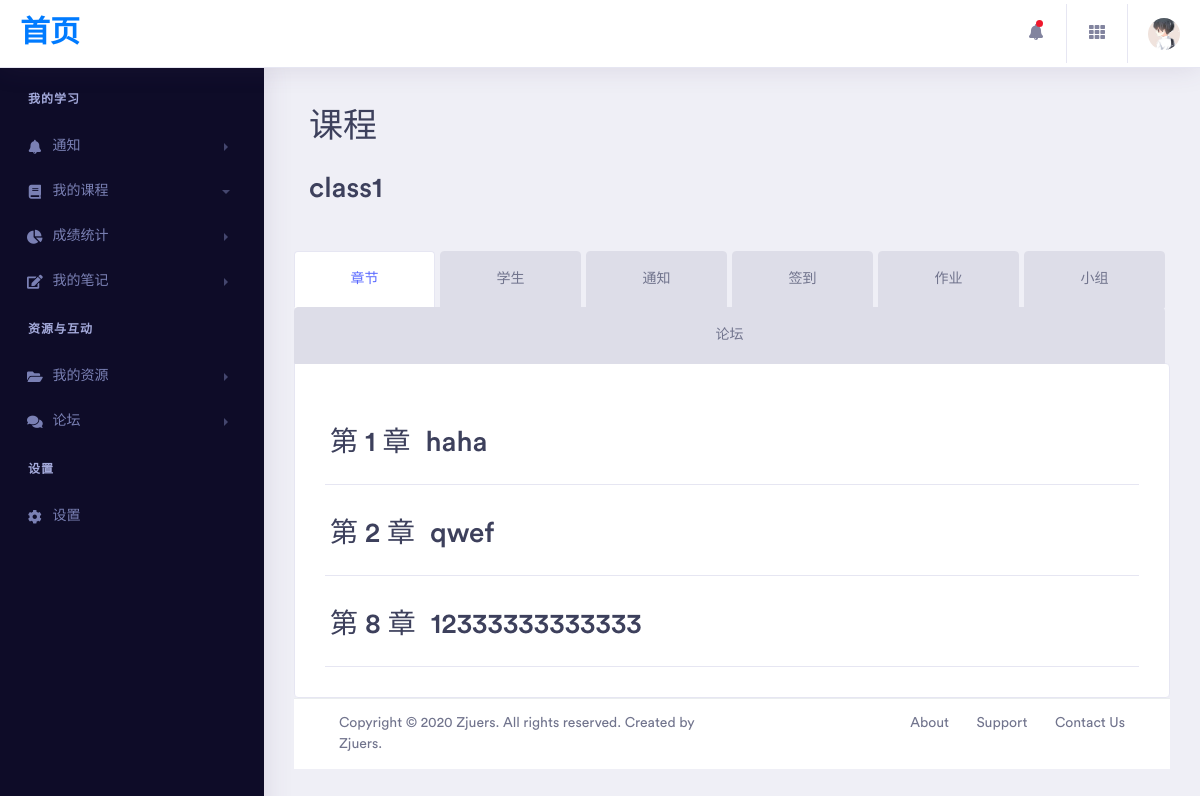
/studentClass/1/section/ (signed in), run on the app's committed database.
### db/models.py (models this page shows)
class Class(models.Model):
    class_name = models.CharField(max_length=200)
    create_date = models.DateTimeField(auto_now=True)
    info = models.TextField()
    teachers = models.ManyToManyField(
        Teacher,
        through='TeachMembership',
        through_fields=('class_id', 'teacher')
    )
    tas = models.ManyToManyField(
        TA,
        through='TAMembership',
        through_fields=('class_id', 'ta')
    )
    students = models.ManyToManyField(
        Student,
        through='StudentMembership',
        through_fields=('class_id', 'student'),
    )

class Section(models.Model):
    class_id = models.ForeignKey(Class, on_delete=models.CASCADE)
    number = models.IntegerField()
    name = models.CharField(max_length=50)
    info = models.TextField(max_length=50)
    files = models.ManyToManyField(
        File,
        through='SectionHasFile',
        through_fields=('section', 'file')
    )

### section/views.py (the view)
# urls.py: path('', section),
@login_required
def section(request, class_id):
    class_name = Class.objects.get(id=class_id).class_name
    sections = Section.objects.filter(class_id__id=class_id).all()
    length = len(sections)
    tmpSection = []
    for section in sections:
        tmpSection.append({
            'section_name': section.name,
            'number': section.number,
            'section_number':section.number
        })
    return render(request, "teacher/teacherClassSection.html", {
        "class_id": class_id,
        "section_lists": tmpSection,
        "class_name": class_name,
        "len": length,
        "isteacher": is_teacher_of(request.user.id, class_id),
    })

### utils/funcs.py (called while the page is built)
def is_teacher_of(user_id, class_id):
    try:
        cl = Class.objects.get(id=class_id)
        return Teacher.objects.get(id__id=user_id) in cl.teachers.all()
    except Exception as e:
        return False

### templates/teacher/teacherClassSection.html (shortened to what this page needs)
{% extends "commonTeacher.html" %}
{% block kk %}
    {% load static %}
        <div class="col-xl-12 col-lg-12 col-md-12 col-sm-12 col-12 mb-5">
            <div class="section-block">
                <h1 class="section-title">课程</h1>
                <br>
                <h2>{{ class_name }}</h2>
            </div>
        </div>
        <div class="tab-regular">
            <ul class="nav nav-tabs nav-fill">
                <li class="nav-item">
                    <a class="nav-link active" href="/teacherClass/{{ class_id }}/section/">章节</a>
                </li>
                <li class="nav-item">
                    <a class="nav-link" href="/teacherClass/{{ class_id }}/detail/">学生</a>
                </li>
                <li class="nav-item">
                    <a class="nav-link" href="/teacherClass/{{ class_id }}/notification/">通知</a>
                </li>
                <li class="nav-item">
                    <a class="nav-link" href="/teacherClass/{{ class_id }}/check/">签到</a>
                </li>
                <li class="nav-item">
                    <a class="nav-link" href="/teacherClass/{{ class_id }}/homework/">作业</a>
                </li>
                <li class="nav-item">
                    <a class="nav-link" href="/teacherClass/{{ class_id }}/group/" role="tab">小组</a>
                </li>
                <li class="nav-item">
                    <a class="nav-link" href="/teacherClass/{{ class_id }}/discuss/" role="tab">论坛</a>
                </li>
            </ul>
            <div class="tab-content" id="myTabContent7">
                {% for section in section_lists %}
                    <a href="/teacherClass/{{ class_id }}/section/detail/{{ section.number }}/">
                        <br>
                        <div class="card-header" >
                            <h2 class="row">
                                <div>
                                    第 {{ section.section_number }} 章
                                </div>
                                <div class="col-xl-5 col-lg-5 col-md-5 col-sm-3 col-3">
                                    {{ section.section_name }}
                                </div>
                            </h2>
                        </div>
                    </a>
                {% endfor %}
            </div>
        </div>
{% endblock %}

### data on the page
Class: class_name "class1"
Section: section_name "haha"
Section: section_name "qwef"
Section: section_name "12333333333333"

### other printed values
{{ section.section_number }} "1" "2" "8"
